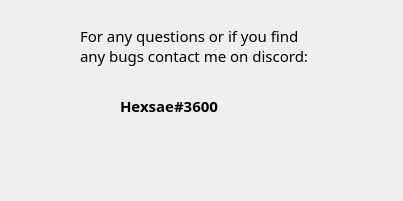
<?xml version="1.0" encoding="UTF-8"?>
<ui version="4.0">
 <class>mm</class>
 <widget class="QDialog" name="mm">
  <property name="geometry">
   <rect>
    <x>0</x>
    <y>0</y>
    <width>403</width>
    <height>201</height>
   </rect>
  </property>
  <property name="windowTitle">
   <string>Help</string>
  </property>
  <widget class="QLabel" name="label">
   <property name="geometry">
    <rect>
     <x>80</x>
     <y>10</y>
     <width>231</width>
     <height>71</height>
    </rect>
   </property>
   <property name="font">
    <font>
     <family>SimSun-ExtB</family>
     <pointsize>11</pointsize>
    </font>
   </property>
   <property name="text">
    <string>For any questions or if you find any bugs contact me on discord:</string>
   </property>
   <property name="wordWrap">
    <bool>true</bool>
   </property>
  </widget>
  <widget class="QLabel" name="label_2">
   <property name="geometry">
    <rect>
     <x>120</x>
     <y>80</y>
     <width>121</width>
     <height>51</height>
    </rect>
   </property>
   <property name="font">
    <font>
     <family>SimSun-ExtB</family>
     <pointsize>11</pointsize>
     <weight>75</weight>
     <bold>true</bold>
    </font>
   </property>
   <property name="text">
    <string>Hexsae#3600</string>
   </property>
   <property name="wordWrap">
    <bool>true</bool>
   </property>
  </widget>
 </widget>
 <resources/>
 <connections/>
</ui>
